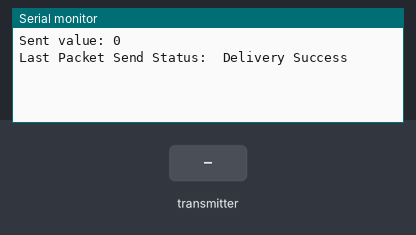
Recording of a sketch running on a simulated ESP32. Shown: the last lines printed to the serial monitor. Inputs (shaded band) come from the test bench.

Above: at 1.2 s.
1.3 s: the transmitter starts sending value = 0
At 1.66 s:
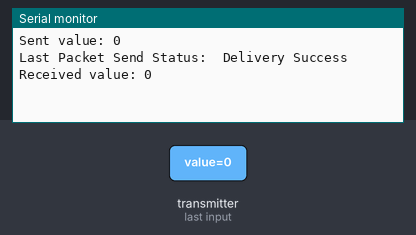
3.3 s: the transmitter starts sending value = 1024
At 3.66 s:
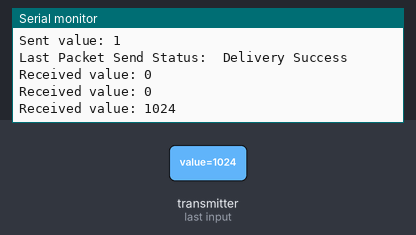
Timing chart, 0 to 6.3 s (numbered marks = the images above; inputs shaded):
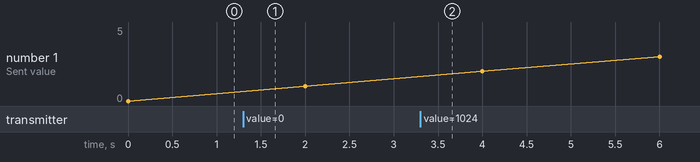

Measured:
- after the input at 1.3 s, the serial monitor: prints a new line after 0.05 s (image 1)
- after the input at 3.3 s, the serial monitor: prints a new line after 0.05 s (image 2)

The sketch:

ESP_To_ESP_Connection1.ino
```cpp
// Code gotten from https://randomnerdtutorials.com/esp-now-two-way-communication-esp32/

#include <esp_now.h>
#include <WiFi.h>

// MAC Address of Receiving ESP 32
uint8_t receiverMACAdddres[] = {0x14, 0x33, 0x5c, 0x02, 0x88, 0x34};  // MAC Address of ESP labeled "2"

// Define message structure
typedef struct struct_message {
  // Add variables in here as necessary for future
  int value;
} struct_message;

struct_message myData;

// Other ESP 32 Info
esp_now_peer_info_t peerInfo;

// Function called when Data is Sent
void OnDataSent(const esp_now_send_info_t *info, esp_now_send_status_t status) {
  Serial.print("\r\nLast Packet Send Status:\t");
  Serial.println(status == ESP_NOW_SEND_SUCCESS ? "Delivery Success" : "Delivery Fail");
}

// Function called when Data is Received
void OnDataRecv(const esp_now_recv_info_t *info, const uint8_t *incomingData, int len) {
  struct_message incomingReadings;
  memcpy(&incomingReadings, incomingData, sizeof(incomingReadings));

  Serial.print("Received value: ");
  Serial.println(incomingReadings.value);
}

void setup() {
  // Initialize Serial Monitor
  Serial.begin(115200);

  // Set device as a Wi-Fi Component
  WiFi.mode(WIFI_STA);

  // Initialize ESP-NOW
  if (esp_now_init() != ESP_OK) {
    Serial.println("Error initializing ESP-NOW");
    return;
  }

  // Once ESPNow is successfully Init, we will register for Send CB to
  // get the status of Trasnmitted packets
  esp_now_register_send_cb(OnDataSent);
  esp_now_register_recv_cb(OnDataRecv);

  // Register peer
  memcpy(peerInfo.peer_addr, receiverMACAdddres, 6);
  peerInfo.channel = 0;
  peerInfo.encrypt = false;

  // Add peer
  if (esp_now_add_peer(&peerInfo) != ESP_OK) {
    Serial.println("Failed to add peer");
    return;
  }
}

void loop() {
  static int counter = 0;

  // Set value to send
  myData.value = counter++;

  // Send message via ESP-NOW
  esp_err_t result = esp_now_send(receiverMACAdddres, (uint8_t *) &myData, sizeof(myData));

  if (result == ESP_OK) {
    Serial.print("Sent value: ");
    Serial.println(myData.value);
  } else {
    Serial.println("Error sending the data");
  }

  delay(2000); // Send every 2 seconds
}
```
